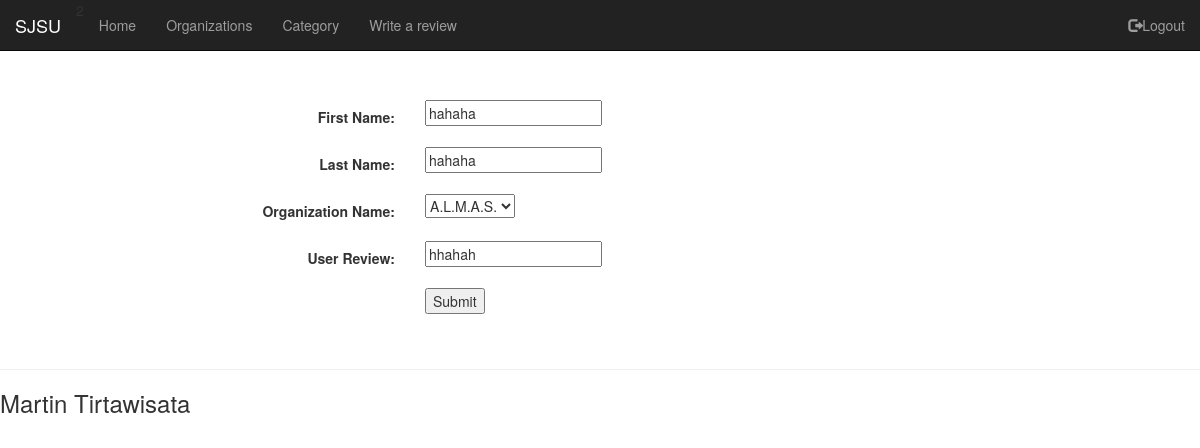
Screenshot of /review_edit/24 (signed in) with the database file from the repository.
### tables this page shows
CREATE TABLE "Review" (
	`review_id`	INTEGER NOT NULL PRIMARY KEY AUTOINCREMENT,
	`first_name`	TEXT,
	`last_name`	TEXT,
	`organization_name`	TEXT,
	`user_review`	TEXT,
	`organization_id`	INTEGER
);

### my_app/views/views.py (the view)
@my_app.route('/review_edit/<key>', methods = ['GET','POST'])
@vd.login_required
def review_edit(key):
    return(vr.review_edit(key))

### my_app/models.py
class ReviewForm(Form): #This is used in views.py
    first_name = TextField(
        label="First Name",
        validators=[InputRequired()])
    last_name = TextField(
        label="Last Name",
        validators=[InputRequired()])
    org_name = SelectField(
        label="Organization Name",
        validators=[InputRequired()])
    user_review = TextField(
        label='User Review',
        validators=[InputRequired()])

### my_app/views/views_decorator.py (called while the page is built)
def login_required(f):
    @wraps(f)
    def wrap(*args, **kwargs):
        if 'logged_in' in session:
            return f(*args, **kwargs)
        else:
            flash("You need to login first", 'danger')
            return redirect(url_for('app.login'))
    return wrap

### my_app/templates/review-edit.html (shortened to what this page needs)
{% extends "base.html" %}
{% block head %}
  <link rel="stylesheet" href="https://maxcdn.bootstrapcdn.com/bootstrap/3.3.7/css/bootstrap.min.css">
  <link rel="stylesheet" href="https://cdnjs.cloudflare.com/ajax/libs/font-awesome/4.7.0/css/font-awesome.min.css">
{% endblock %}
{% block content %}
<div class="container-fluid" style="margin-top:50px">
  <form class="form-horizontal" method="POST">
    <div class="form-group">
      <label class="control-label col-lg-4" for="label">{{ form.first_name.label}}: </label>
      <div class="col-lg-4">
        <div role="input">{{ form.first_name}}</div>
      </div>
    </div>
    <div class="form-group">
      <label class="control-label col-lg-4" for="label">{{ form.last_name.label}}: </label>
      <div class="col-lg-4">
        <div role="input">{{ form.last_name}}</div>
      </div>
    </div>
    <div class="form-group">
      <label class="control-label col-lg-4" for="label">{{ form.org_name.label}}: </label>
      <div class="col-lg-4">
        <div role="input">{{ form.org_name}}</div>
      </div>
    </div>
    <div class="form-group">
      <label class="control-label col-lg-4" for="label">{{ form.user_review.label}}: </label>
      <div class="col-lg-4">
        <div role="input">{{ form.user_review}}</div>
      </div>
    </div>
    <div class="form-group">
      <div class="col-lg-4"></div>
      <div class="col-lg-8">
        <button style="margin-left:auto" id="submit" type="Submit">Submit</button>
      </div>
    </div>
  </form>
</div>
<br>
{% endblock %}

### rows the page displays
Review: first_name "hahaha", last_name "hahaha", user_review "hhahah"
